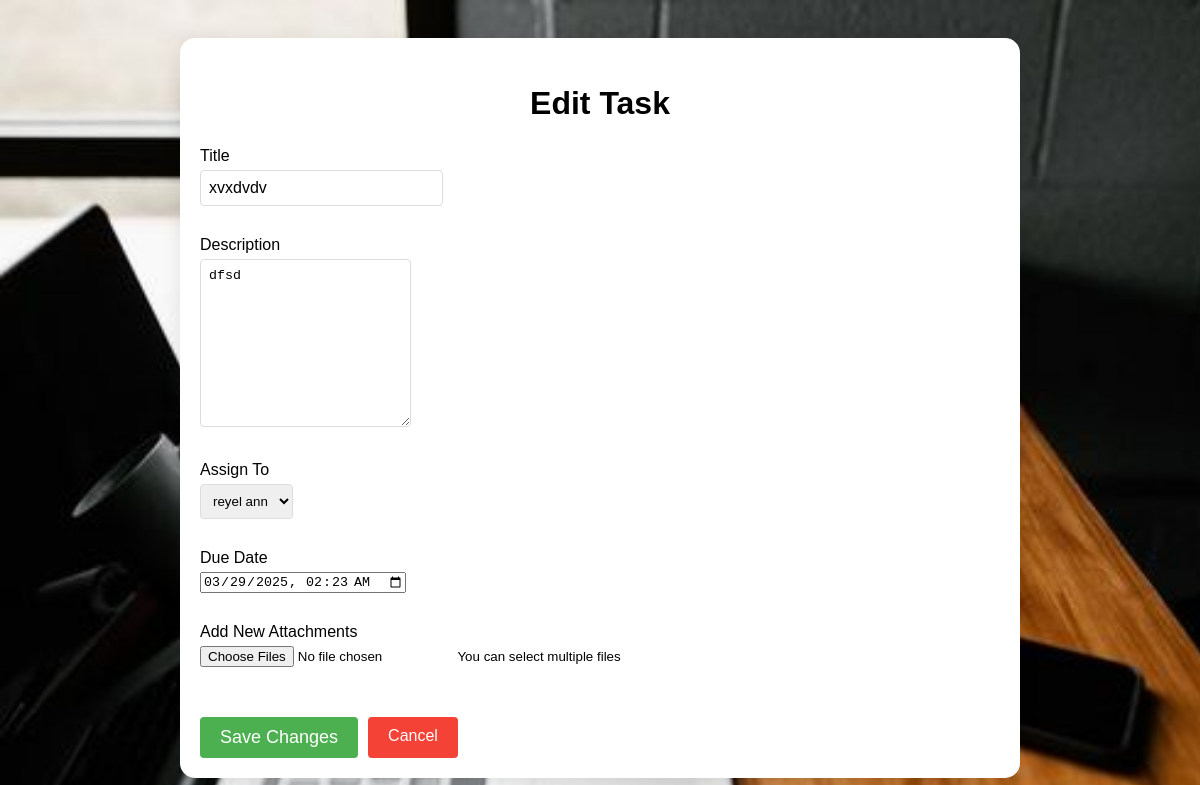
The app's page /edit_task.php?id=7 (signed in) with its own data.
### tables this page shows
CREATE TABLE `tasks` (
  `id` int(11) NOT NULL,
  `title` varchar(255) NOT NULL,
  `description` text NOT NULL,
  `created_by` int(11) NOT NULL,
  `assigned_to` int(11) NOT NULL,
  `created_at` timestamp NOT NULL DEFAULT current_timestamp(),
  `due_date` datetime NOT NULL,
  `status` enum('pending','completed') NOT NULL DEFAULT 'pending',
  `updated_at` timestamp NOT NULL DEFAULT current_timestamp() ON UPDATE current_timestamp(),
  `priority` enum('low','medium','high') DEFAULT 'medium',
  `completion_notes` text DEFAULT NULL
);

### edit_task.php (the view, shortened to what this page needs)
<?php
$host = "localhost";
$dbname = "accountant";
$username = "root";
$password = "";
$conn = new mysqli($host, $username, $password, $dbname);
$task_id = isset($_GET['id']) ? (int)$_GET['id'] : 0;
$task_query = "SELECT t.*, u2.id as assigned_to
               FROM tasks t
               JOIN users u2 ON t.assigned_to = u2.id
               WHERE t.id = ?";
$stmt = $conn->prepare($task_query);
$stmt->bind_param("i", $task_id);
$stmt->execute();
$task = $stmt->get_result()->fetch_assoc();
$staff_result = $conn->query("SELECT id, first_name, last_name FROM users WHERE role = 'staff' ORDER BY last_name, first_name");
?>
<!DOCTYPE html>
<html lang="en">
<head>
    <link rel="stylesheet" href="styles.css">
</head>
<body>
    <div class="container">
        <h2>Edit Task</h2>
        <form method="POST" action="manage_tasks.php" enctype="multipart/form-data">
            <div class="form-group">
                <label>Title</label>
                <input type="text" name="title" value="<?php echo htmlspecialchars($task['title']); ?>" required>
            </div>
            <div class="form-group">
                <label>Description</label>
                <textarea name="description" required><?php echo htmlspecialchars($task['description']); ?></textarea>
            </div>
            <div class="form-group">
                <label>Assign To</label>
                <select name="assigned_to[]" required>
                    <?php while ($staff = $staff_result->fetch_assoc()): ?>
                        <option value="<?php echo $staff['id']; ?>" <?php echo $staff['id'] == $task['assigned_to'] ? 'selected' : ''; ?>>
                            <?php echo htmlspecialchars($staff['first_name'] . ' ' . $staff['last_name']); ?>
                        </option>
                    <?php endwhile; ?>
                </select>
            </div>
            <div class="form-group">
                <label>Due Date</label>
                <input type="datetime-local" name="due_date"
                       value="<?php echo date('Y-m-d\TH:i', strtotime($task['due_date'])); ?>" required>
            </div>
            <div class="form-group">
                <label>Add New Attachments</label>
                <input type="file" name="attachments[]" multiple>
                <small>You can select multiple files</small>
            </div>
            <div class="button-group">
                <button type="submit" name="edit_task" class="button save-btn">Save Changes</button>
                <a href="manage_tasks.php" class="button cancel-btn">Cancel</a>
            </div>
        </form>
    </div>
</body>
</html>

### styles.css (style rules this page uses)
:root { --primary: #4a90e2; --secondary: #2c3e50; --accent: #e74c3c; --background: #f8f9fa; --text: #2c3e50; --light-gray: #ecf0f1; --white: #ffffff; --shadow: rgba(0, 0, 0, 0.1); }
body { font-family: 'Poppins', sans-serif; background-color: #f5f5f5; color: #000000; display: flex; justify-content: center; align-items: center; height: 100vh; background-image: url("image.png"); background-repeat: no-repeat; background-size: cover; }
.container { max-width: 600px; width: 100%; background-color: #ffffff; padding: 30px; border-radius: 15px; box-shadow: 0 4px 20px rgba(0, 0, 0, 0.1); text-align: center; }
form { display: flex; flex-direction: column; gap: 15px; align-items: flex-start; }
form label { font-size: 16px; color: #000000; margin-bottom: 5px; text-align: left; width: 100%; }
form input[type="text"], form input[type="password"] { padding: 10px; border: 1px solid #000000; border-radius: 25px; font-size: 16px; outline: none; width: 100%; }
form button { background-color: #000000; color: #fff; padding: 14px; border: none; border-radius: 30px; font-size: 18px; cursor: pointer; width: 100%; }
h2 { font-size: 32px; color: #000000; margin-bottom: 25px; }

### edit_task.php (style rules this page uses)
.container { max-width: 800px; margin: 0 auto; padding: 20px; }
.form-group { margin-bottom: 15px; }
.form-group label { display: block; margin-bottom: 5px; }
.form-group input[type="text"], .form-group textarea, .form-group select { width: 100%; padding: 8px; border: 1px solid #ddd; border-radius: 4px; }
.form-group textarea { height: 150px; }
.button-group { margin-top: 20px; display: flex; gap: 10px; }
.button { padding: 10px 20px; border: none; border-radius: 4px; cursor: pointer; text-decoration: none; display: inline-block; text-align: center; }
.save-btn { background: #4CAF50; color: white; }
.cancel-btn { background: #f44336; color: white; }

### records on screen
tasks: title "xvxdvdv", description "dfsd", due_date "03/29/2025 02:23"

### other values on screen
form field value "reyel ann"
